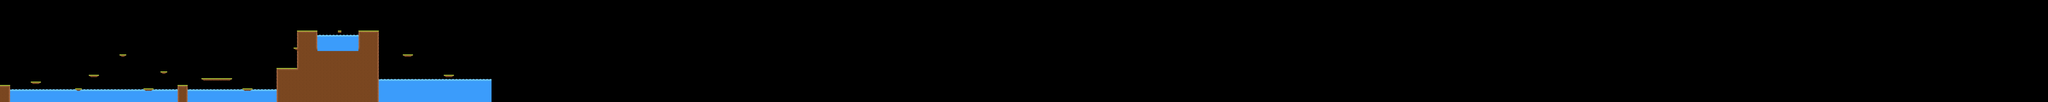

A 2D game scene composited from a Tiled map and its tileset images. What follows is a short description and the map's XML, with each tile layer's data collapsed to a summary:
An orthogonal 600x30 tile map with 32x32 px tiles, 2 tile layers (Kachelebene 2, Kachelebene 1) and 32 objects (2x walker, boss_angel, dark_angel).

<map version="1.0" tiledversion="1.0.3" orientation="orthogonal" renderorder="right-down" width="600" height="30" tilewidth="32" tileheight="32" nextobjectid="38">
 <tileset firstgid="1" source="generic2.tsx" />
 <imagelayer name="bg">
  <image source="generic_bg.png" width="1000" height="750" />
 </imagelayer>
 <layer name="Kachelebene 2" width="600" height="30">
  <data>[18000 cells, 641 non-empty, 3 distinct tile ids]</data>
 </layer>
 <layer name="Kachelebene 1" width="600" height="30">
  <data>[18000 cells, 547 non-empty, 12 distinct tile ids]</data>
 </layer>
 <objectgroup name="Kollisionen">
  <object id="1" x="0" y="800" width="96" height="160" />
  <object id="2" x="288" y="768" width="96" height="32" />
  <object id="3" x="704" y="832" width="64" height="32" />
  <object id="4" x="832" y="704" width="96" height="32" />
  <object id="5" x="1120" y="512" width="64" height="32" />
  <object id="6" x="1344" y="832" width="96" height="32" />
  <object id="7" x="1504" y="672" width="64" height="32" />
  <object id="8" x="1664" y="800" width="96" height="160" />
  <object id="20" x="1888" y="736" width="288" height="32" />
  <object id="29" x="2272" y="832" width="96" height="32" />
  <object id="30" x="2592" y="640" width="960" height="320" />
  <object id="31" x="2784" y="288" width="192" height="352" />
  <object id="32" x="2752" y="448" width="32" height="32" />
  <object id="33" x="2976" y="480" width="576" height="160" />
  <object id="34" x="3360" y="288" width="192" height="192" />
  <object id="35" x="3168" y="288" width="32" height="32" />
  <object id="36" x="3776" y="512" width="96" height="32" />
  <object id="37" x="4160" y="704" width="96" height="32" />
 </objectgroup>
 <objectgroup color="#c511bc" name="Start">
  <object id="9" x="0" y="768" width="32" height="32" />
 </objectgroup>
 <objectgroup color="#ff0000" name="Gegner">
  <object id="15" name="boss_angel" type="boss_angel" x="288" y="736" width="96" height="32" />
  <object id="19" name="dark_angel" type="dark_angel" x="1888" y="704" width="288" height="32" />
  <object id="22" name="walker" type="walker" x="3359.5" y="255" width="192" height="32" />
  <object id="23" name="walker" type="walker" x="4160" y="672" width="96" height="32" />
 </objectgroup>
 <objectgroup color="#21a6ff" name="Water">
  <object id="11" x="96" y="864" width="1568" height="96" />
 </objectgroup>
 <objectgroup color="#ffff0c" name="Coin">
  <object id="12" x="832" y="672" width="96" height="32" />
  <object id="14" x="1344" y="800" width="96" height="32" />
  <object id="17" x="1120" y="477.333" width="64" height="32" />
  <object id="24" x="2753.33" y="417.333" width="29.3333" height="30.6667" />
  <object id="25" x="3170.67" y="260" width="26.6667" height="28" />
  <object id="26" x="3776" y="480" width="96" height="32" />
 </objectgroup>
 <objectgroup color="#8a2aff" name="Ziel" />
 <objectgroup color="#35d105" name="Checkpoints">
  <object id="16" x="1664" y="0" width="96" height="800" />
  <object id="27" x="3776" y="0" width="96" height="512" />
 </objectgroup>
 <objectgroup color="#000000" name="Tot" />
 <objectgroup color="#ffe200" name="Musik" />
</map>